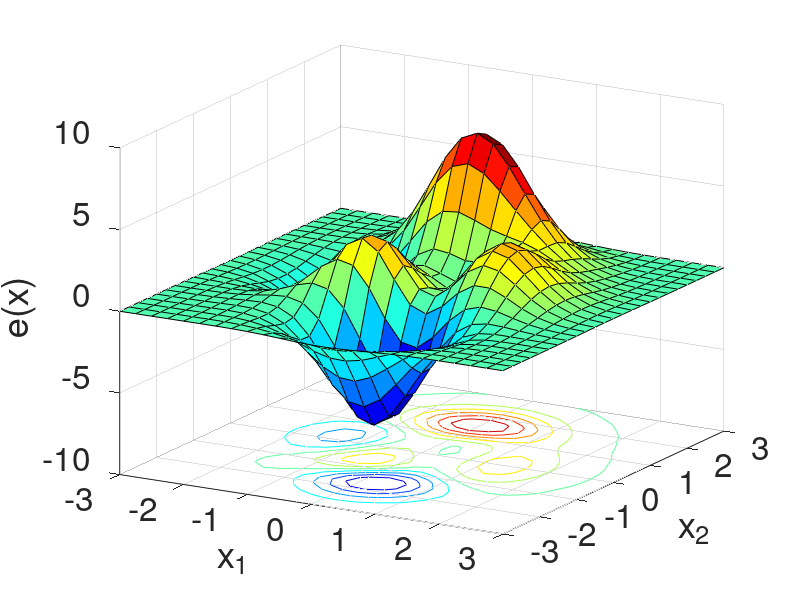

The MATLAB source for this figure:
%
MARKERSIZE=12;
FONTSIZE=24;
LINEWIDTH=5;

tx = ty = linspace (-3, 3, 25)';
[xx, yy] = meshgrid (tx, ty);
zz=peaks(xx,yy);
figure(1)
surfc(xx,yy,zz)
hz=zlabel('e(x)');
set(hz,'fontsize',FONTSIZE);
hx=xlabel('x_1');
set(hx,'fontsize',FONTSIZE);
hy=ylabel('x_2');
set(hy,'fontsize',FONTSIZE);
colormap(jet)
view([30, 20])
set(gca,'fontsize',FONTSIZE)
print(gcf,'peaks.svg','-dsvg',['-F:' num2str(FONTSIZE)])
